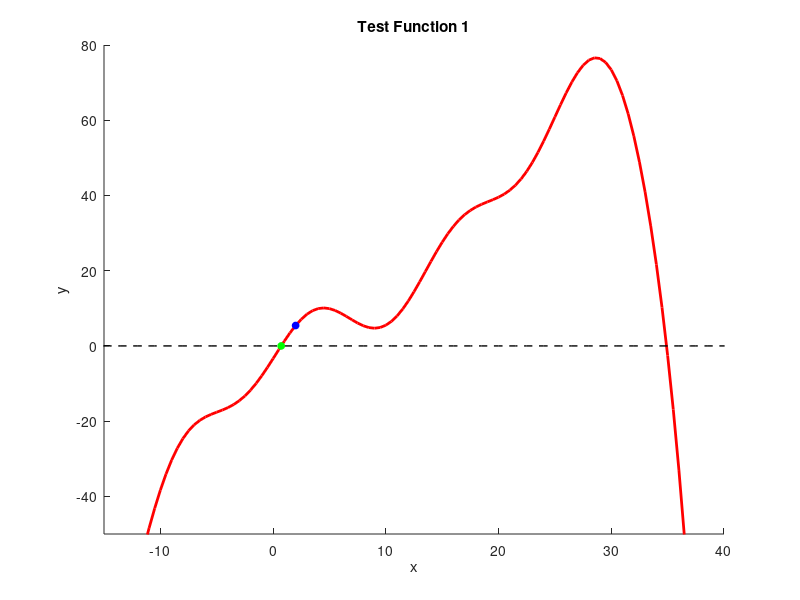

This figure's MATLAB source:
%template for testing your basic root finding implementations
function basic_solver_with_tests_template()
    xvals = linspace(-50,50,201);
    [yvals,~] = test_func01(xvals);

    hold on
    axis([-15,40,-50,80]);
    plot(xvals,yvals,'r','linewidth',2);
    plot(xvals,0*xvals,'k--','linewidth',1);
    xlabel('x'); ylabel('y'); title('Test Function 1');

     %Newton's method example test
     x0_guess = 2;
     plot(x0_guess,test_func01(x0_guess),'bo','markerfacecolor','b','markersize',5);
     
     x_sol = newton_solver(@test_func01,x0_guess);
     plot(x_sol,test_func01(x_sol),'go','markerfacecolor','g','markersize',5);
    

    %Secant method example test
     %x0_guess = -5;
    % x1_guess = 2;
    % plot(x0_guess,test_func01(x0_guess),'bo','markerfacecolor','b','markersize',5);
     %plot(x1_guess,test_func01(x1_guess),'ko','markerfacecolor','k','markersize',5);
    % 
     %x_sol = secant_solver(@test_func01,x0_guess,x1_guess);
     %plot(x_sol,test_func01(x_sol),'go','markerfacecolor','g','markersize',5);

    
    %Bisection method example test
    %x_left = -5;
    %x_right = 2;
    %plot(x_left,test_func01(x_left),'bo','markerfacecolor','b','markersize',5);
    %plot(x_right,test_func01(x_right),'ko','markerfacecolor','k','markersize',5);
     
    %x_sol = bisection_solver(@test_func01,x_left,x_right);
    %plot(x_sol,test_func01(x_sol),'go','markerfacecolor','g','markersize',5);
end


%Definition of the test function and its derivative (as a single function):
%This definition uses the function keyword
%when passing this function as an argument to a solver,
%you'll need to use the handle operator
%ex. solver(@test_func01,x_guess)
function [fval,dfdx] = test_func01(x)
    fval = (x.^3)/100 - (x.^2)/8 + 2*x + 6*sin(x/2+6) -.7 - exp(x/6);
    dfdx = 3*(x.^2)/100 - 2*x/8 + 2 +(6/2)*cos(x/2+6) - exp(x/6)/6;
end


function x = bisection_solver(fun,x_left,x_right)
    f_x_m = 1; % initialize so while loop can start 
    while (f_x_m ~= 0)
        % find the middle x 
        x_m = (x_right + x_left)/2;
        % evaluate the function at left, right, and middle x vals
        f_x_m = fun(x_m);
        f_x_L = fun(x_left);
        f_x_R = fun(x_right);
        % if statements -> determine direction of new bracket
        if f_x_m == 0 %if x_m is root, return root
            x = x_m;
            return
        elseif (f_x_L > 0 && f_x_m < 0) || (f_x_L < 0 && f_x_m > 0)
            x_left = x_left;
            x_right = x_m;
        elseif (f_x_R > 0 && f_x_m < 0) || (f_x_R < 0 && f_x_m > 0)
            x_right = x_right;
            x_left = x_m;
        end
    end

end

%Note that fun(x) should output [f,dfdx], where dfdx is the derivative of f
function x = newton_solver(fun,x0)
    [f, dfdx] = fun(x0);
    %Initialize the code
    count = 0;
    while (abs(f) ~= 0.0001)
        [f, dfdx] = fun(x0);
        %Pulls the value of the function and its derivative at x = x0
        if (abs(f) <= 0.0001 )
        %Checks if the function satisfies the ranged condition
            x = x0;
            return
        else
            x0 = x0 - (f/dfdx);
            %Establishes new value for x0 for next iteration
            count = count + 1;
    end
    end
end

function x = secant_solver(fun,x0, x1)
    x = x0+1; %this is just dummy code. replace this with your code
end
